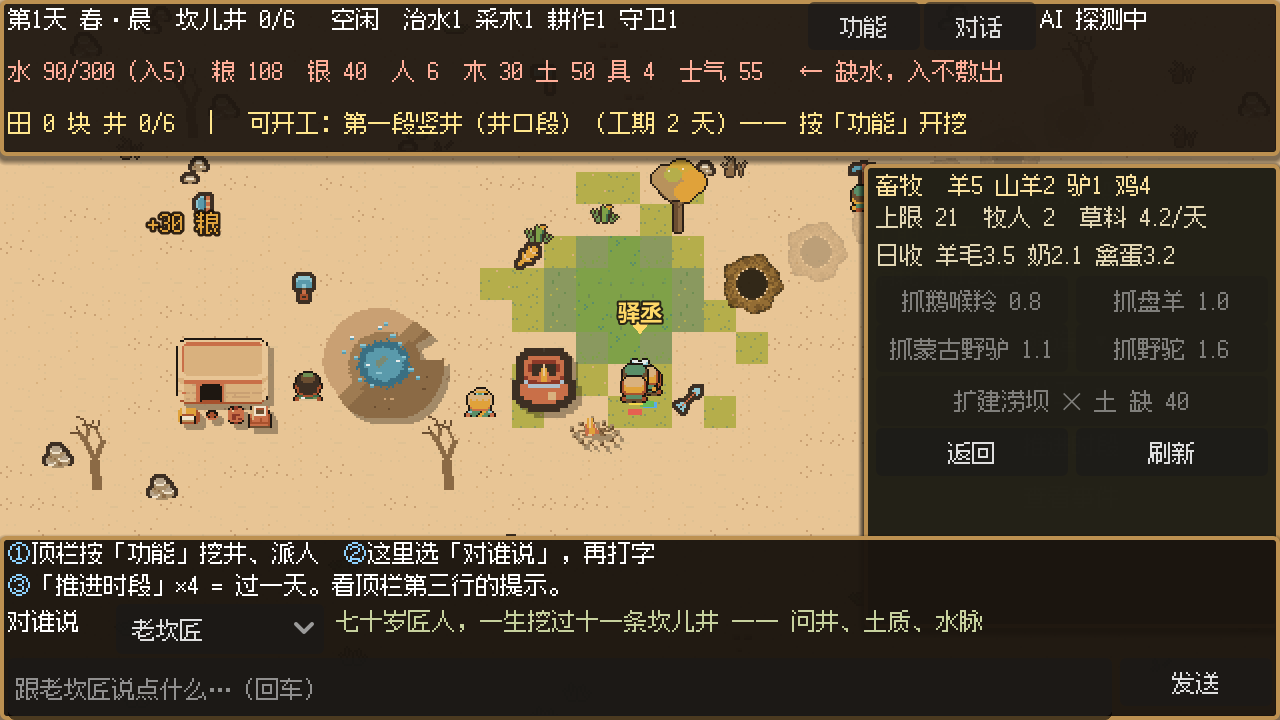
#> input picture docs/screenshots/S9_animal_A_有牲畜.png, 1280 x 720 px
$ python crop_deck_figs.py
#> lines starting #> are read from the running program, lines starting #| are printed output that depends on the picture
#!/usr/bin/env python
# -*- coding: utf-8 -*-
"""给 PPT 用的截图统一裁剪成「窄一点」的比例。

两个理由：
  1. dsh-ppt 的 image-right 布局里图片框偏窄，直接塞 16:9 的全屏截图会**从右侧溢出**画布
     （渲染核对时发现：标题和截图右边缘都被切掉）。裁成 4:3 / 竖构图就不挤了。
  2. 全屏截图里有一大圈没信息的边（沙漠、HUD 空白），裁掉中心内容反而更清楚。

⚠ 顺带发现一个错误：文档目录里的 `S9_animal_D_牧场.png` 里**其实是灾难通告卡** ——
   拍摄脚本在 D 镜头前没有关掉 C 的通告卡，而我只核对过 C 就以为 D 是对的。
   所以本次不再引用那张「牧场」图，改用确认过的 `S9_animal_A_有牲畜.png`。
   （这条教训：**每张要交付的图都得自己看过，不能靠文件名**。）
"""
import sys as _sys
from pathlib import Path as _Path
_sys.path.insert(0, str(_Path(__file__).resolve().parent))
from _root import ROOT  # 路径唯一解析处，不再写死盘符
from pathlib import Path

from PIL import Image

S = Path(str(ROOT / "docs/screenshots"))
OUT = Path(str(ROOT / "deliverables/assets/figs"))
OUT.mkdir(parents=True, exist_ok=True)

# 规则（四条，全是渲染核对出来的）：
#   1. **左边从 0 或极小开始**，否则界面文字的左半边会被切
#      （第一版把横幅切成了「砍之战」「阵 5/5」）。
#   2. dsh-ppt 的 image-right 版式里，图片框**又高又窄** —— 图按高度撑开就横向溢出，
#      所以 1.19~1.42 的横构图**照样被右裁**。要完整显示必须是**竖构图**。
#   3. 竖构图只适合本来就竖着的内容（各种右侧面板）。绿洲、战场是横构图题材，
#      硬裁成竖条等于毁掉画面 —— **宁可不放图**，那些页就保持纯文字。
#   4. 裁完必须逐张看过。只看 PPT 缩略对照图太小，看不出文字被切。
MAX_ASPECT = 0.70

JOBS = {
    # 竖构图：都是右侧那一条面板，正好是竖的
    "fig_herd.png":    ("S9_animal_A_有牲畜.png",  (880, 110, 1280, 720)),
    "fig_jobs.png":    ("S10_deck_B_分工面板.png", (900, 120, 1280, 710)),
    "fig_muqam.png":   ("S9_animal_E_木卡姆.png",  (880, 100, 1280, 720)),
    # 灾难卡：裁**插画那一侧**（x 40~500）。
    # 第一版裁的是右边文字侧，把本地 SDXL 生成的那张沙暴插画整个裁掉了 ——
    # 而它恰恰是这张图最值钱的部分（AIGC 赛项要看的正是它）。
    "fig_disaster.png": ("S9_animal_C_灾难日志.png", (30, 45, 500, 720)),
    # 封面用：横构图 + cover 裁切，只当装饰，切掉不心疼
    "fig_oasis.png":   ("S10_deck_A_绿洲全景.png", (0, 0, 1280, 720)),
}

print("  裁剪结果：")
for out, (src, box) in JOBS.items():
    p = S / src
    if not p.exists():
        print("    [缺] %s" % src)
        continue
    im = Image.open(p).convert("RGB").crop(box)
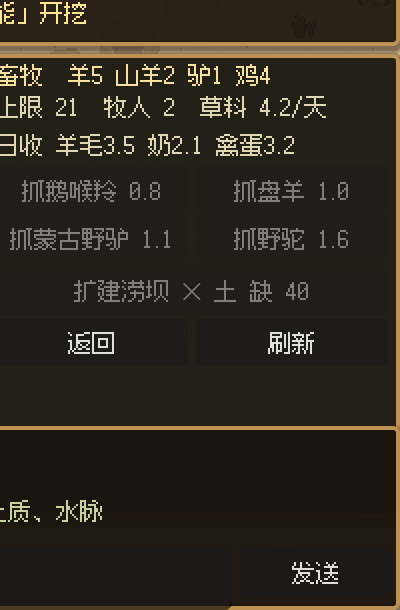
#> im: PIL image 400x610 RGB; mean R, G, B 46.4, 41.2, 30.8
    # 兜底：宽了就从右边收，保证不超 MAX_ASPECT（宁少放一点，也不要被版式裁）
    if im.width / im.height > MAX_ASPECT:
        want_w = int(round(im.height * MAX_ASPECT))
        over = im.width - want_w
        im = im.crop((over // 2, 0, im.width - (over - over // 2), im.height))
    # 缩到最多 900px 高，避免 PPT 体积膨胀
    if im.height > 900:
        im = im.resize((int(im.width * 900 / im.height), 900), Image.LANCZOS)
    im.save(OUT / out)
    print("    %-18s %-28s %s  %.2f:1" % (out, src, im.size, im.width / im.height))
#|     fig_herd.png       S9_animal_A_有牲畜.png          (400, 610)  0.66:1
#> pass 2 of the loop `for out, (src, box) in JOBS.items():`:
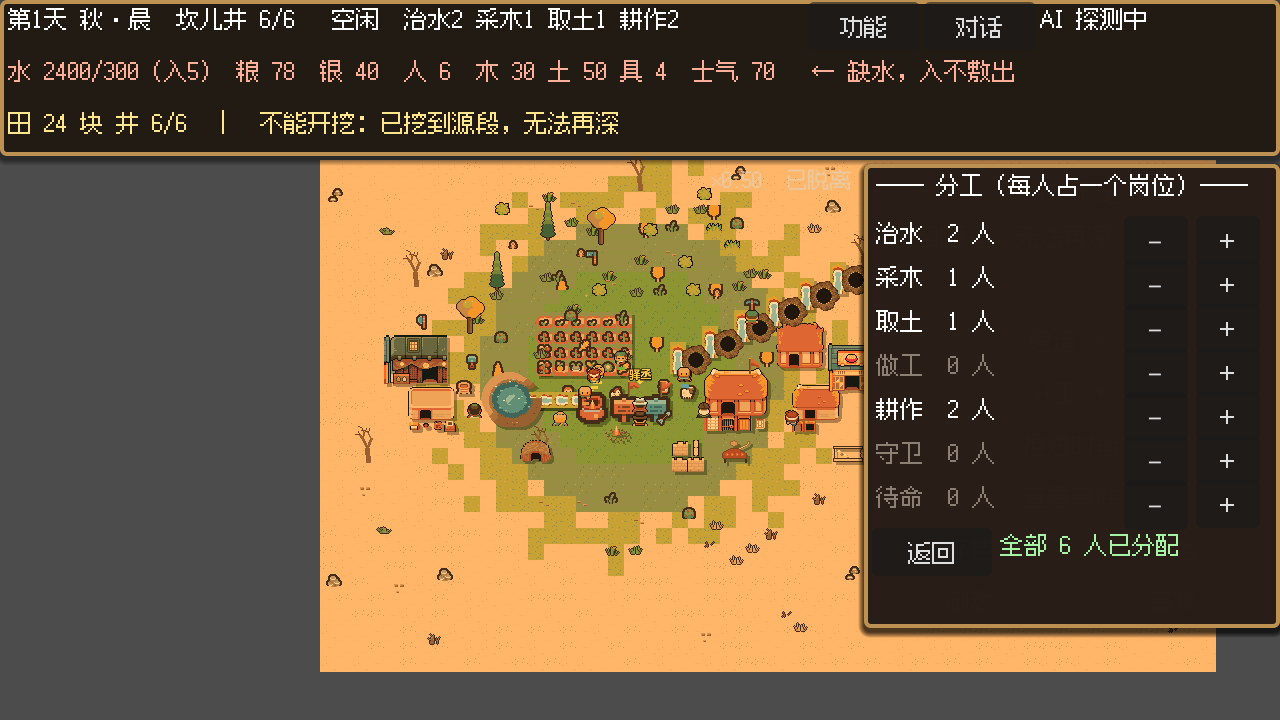
#> input picture docs/screenshots/S10_deck_B_分工面板.png, 1280 x 720 px
#> `im = Image.open(p).convert("RGB").crop(box)`:
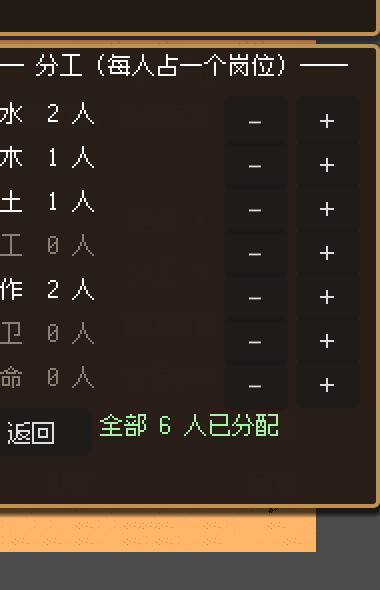
#> im: PIL image 380x590 RGB; mean R, G, B 61.2, 49.4, 37.8
#|     fig_jobs.png       S10_deck_B_分工面板.png          (380, 590)  0.64:1
#> pass 3 of the loop `for out, (src, box) in JOBS.items():`:
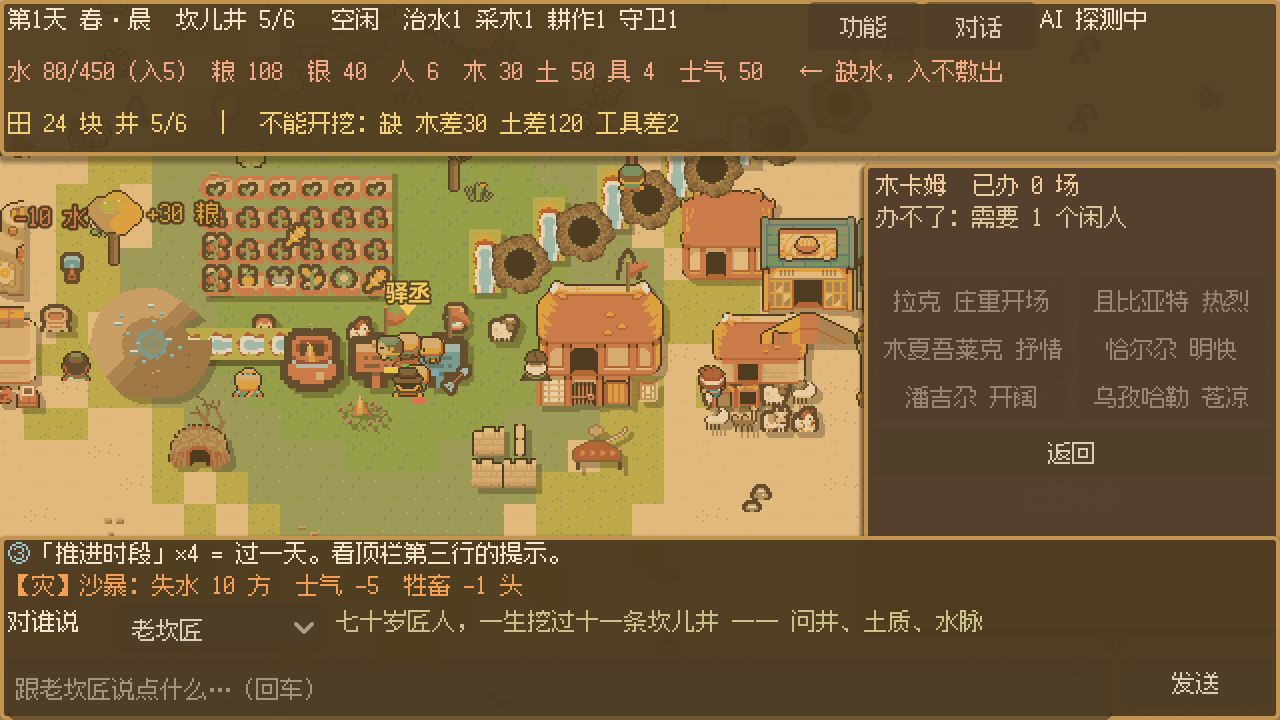
#> input picture docs/screenshots/S9_animal_E_木卡姆.png, 1280 x 720 px
#> `im = Image.open(p).convert("RGB").crop(box)`:
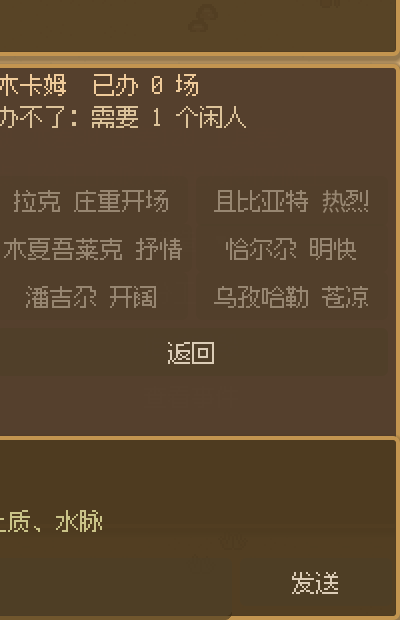
#> im: PIL image 400x620 RGB; mean R, G, B 90.8, 70.5, 45.7
#|     fig_muqam.png      S9_animal_E_木卡姆.png          (400, 620)  0.65:1
#> the loop made 5 passes; the first 3 are shown
